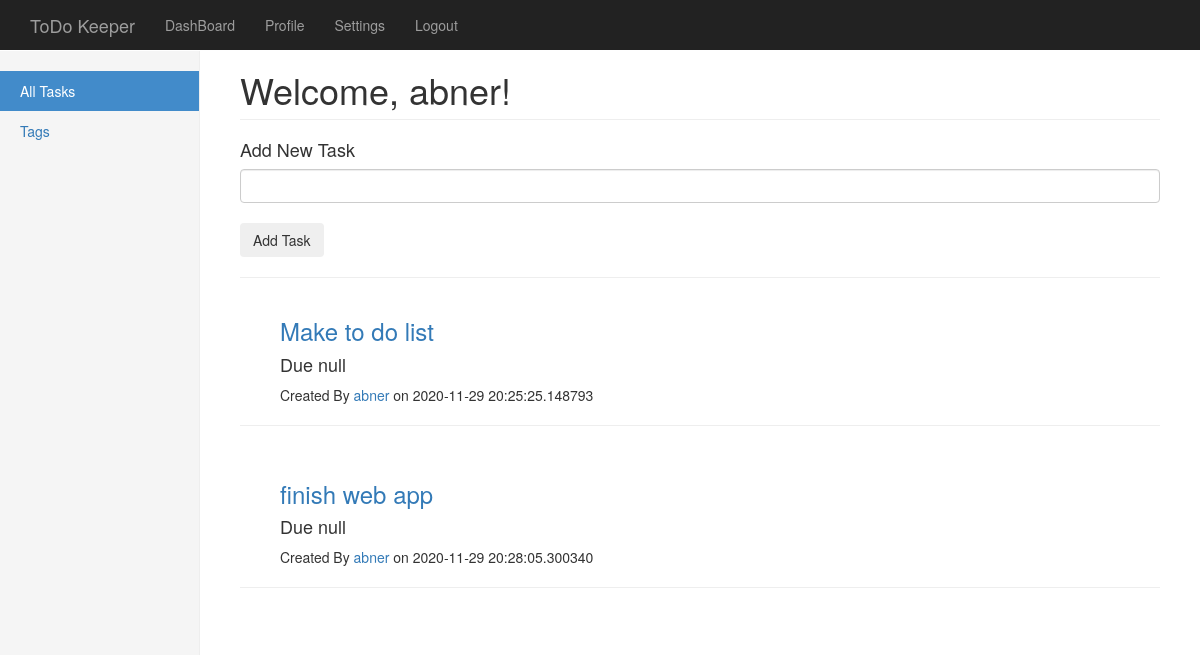
Page /dashboard (signed in) on the earlier database version.
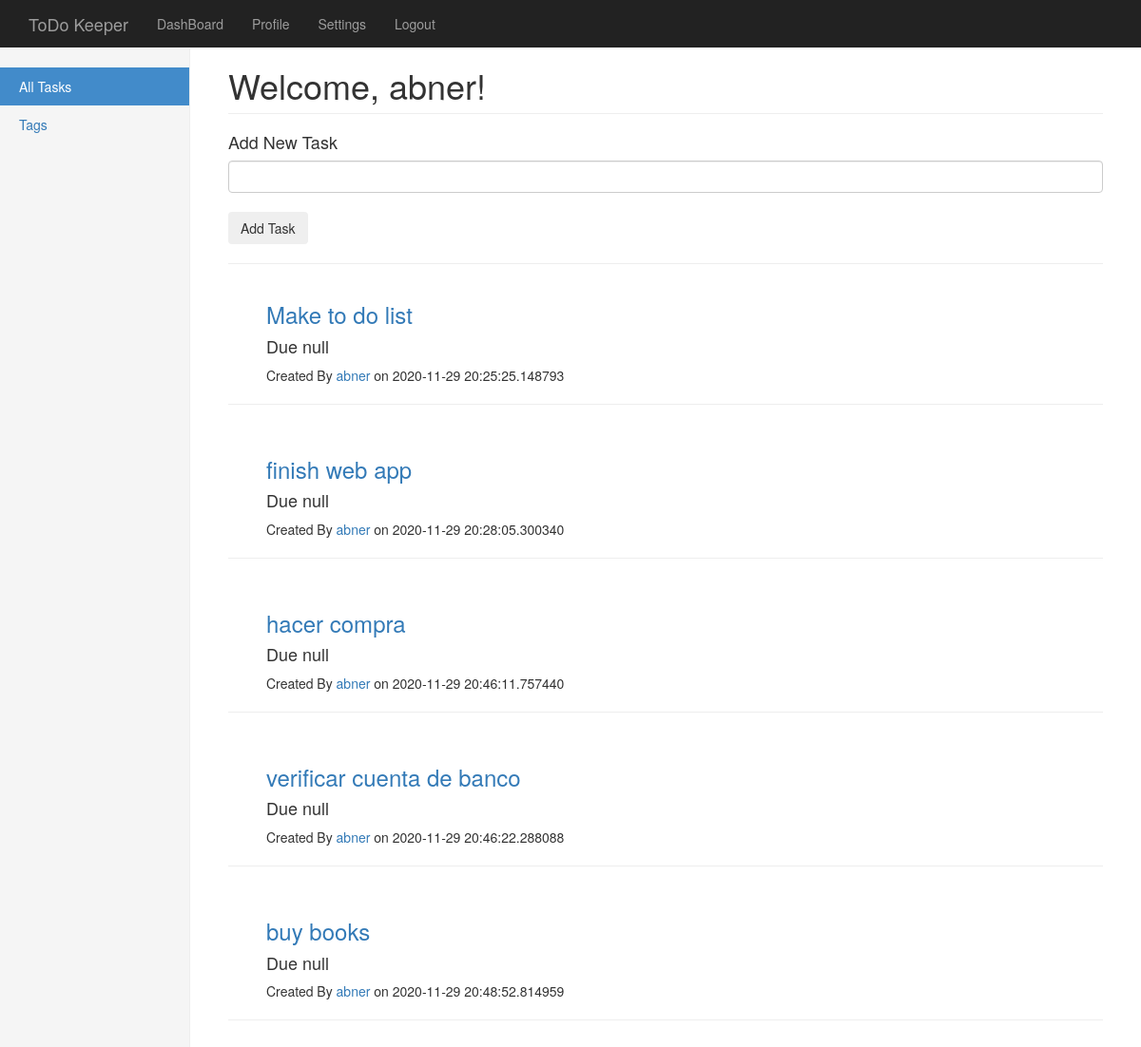
Same page on the later database version.
### app.py (models this page shows, shortened)
class User(UserMixin,db.Model): #Add UserMixin to DataBase Model
    id = db.Column(db.Integer, primary_key=True)
    username = db.Column(db.String(15), unique=True, nullable=False)
    email = db.Column(db.String(50), unique=True, nullable=False)
    password = db.Column(db.String(80),nullable=False)
    image_file = db.Column(db.String(20), nullable=False, default='default.jpg')
    tasks = db.relationship('Task',backref='creatorOfTask',lazy=True)

class Task(db.Model):
    id = db.Column(db.Integer, primary_key=True)
    text = db.Column(db.String(150),nullable=False)
    date_posted = db.Column(db.DateTime, nullable=False, default=datetime.utcnow)
    user_id = db.Column(db.Integer, db.ForeignKey('user.id'), nullable=False)

### app.py (the view, shortened to what this page needs)
@app.route('/dashboard', methods=['GET','POST'])
@login_required
def dashboard():
    form = TaskForm()
    userStatus = current_user.is_active
    return render_template('dashboard.html',userStatus=userStatus,tasks=current_user.tasks,name=current_user.username ,form=form)

### forms.py
class TaskForm(FlaskForm):
    text = StringField('Task', validators=[DataRequired(),InputRequired(), Length(max=150)])
    submit = SubmitField('Add Task')

### app.py (called while the page is built)
@login_manager.user_loader
def load_user(user_id):
        return User.query.get(int(user_id))

### templates/dashboard.html (shortened to what this page needs)
{% extends "index.html" %}
{% import "bootstrap/wtf.html" as wtf %}
{% block styles %}
{{super()}}
<link rel="stylesheet" href="{{url_for('.static', filename='dashboard.css')}}">
{% endblock %}
{% block content %}
    <div class="container-fluid">
      <div class="row">
        <div class="col-sm-3 col-md-2 sidebar">
          <ul class="nav nav-sidebar">
            <li class="active"><a href="/dashboard">All Tasks<span class="sr-only">(current)</span></a></li>
            <li><a href="/dashboard">Tags</a></li>
          </ul>
        </div>
        <div class="col-sm-9 col-sm-offset-3 col-md-10 col-md-offset-2 main">
          <h1 class="page-header">Welcome, {{ name }}!</h1>
          <form class="form-signin" method="POST" action="/dashboard">
            <h4 class="form-signin-heading">Add New Task</h4>
            {{form.text(class_="form-control")}}
            <br>
            <button class="btn btn-light" type="submit">Add Task</button>
          </form>
          <hr>
          {% for task in tasks %}
            <article class="media content-section ">
              <div class="media-body border">
                <ul>
                  <h3><a class="article-title" href="/dashboard/task?taskid={{task.id}}">{{ task.text }}</a>&#9;<h4> Due null</h4></h3>
                  <p>Created By <a href="/dashboard/profile">{{ task.creatorOfTask.username }}</a> on {{ task.date_posted }}</p>
                </ul>
                <hr>
              </div>
            </article>
          {% endfor %}
        </div>
      </div>
    </div>
{% endblock %}

### templates/index.html (shortened to what this page needs)
{% block doc -%}
<!DOCTYPE html>
<html{% block html_attribs %}{% endblock html_attribs %}>
{%- block html %}
  <head>
    {%- block head %}
      {%- block styles %}
      <link href="{{bootstrap_find_resource('css/bootstrap.css', cdn='bootstrap')}}" rel="stylesheet">
      {%- endblock styles %}
    {%- endblock head %}
  </head>
  <body{% block body_attribs %}{% endblock body_attribs %}>
    {% block body -%}
    {% block navbar %}
    <nav class="navbar navbar-inverse navbar-fixed-top">
      <div class="container">
        <div class="navbar-header">
          <a class="navbar-brand" href="#">ToDo Keeper</a>
        </div>
        <div id="navbar" class="collapse navbar-collapse">
          <ul class="nav navbar-nav">
            {% if userStatus %}
              <li><a href="{{ url_for('dashboard') }}">DashBoard</a></li>
              <li><a href="/dashboard/profile">Profile</a></li>
              <li><a href="/dashboard/settings">Settings</a></li>
              <li><a href="{{ url_for('logout') }}">Logout</a></li>
            {% else %}
              <li class="active"><a href="/dashboard">Home</a></li>
              <li><a href="{{ url_for('login') }}">Login</a></li>
              <li><a href="{{ url_for('signup') }}">Sign Up</a></li>
            {% endif %}
          </ul>
        </div>
      </div>
    </nav>
    {%- endblock navbar %}
    {% block content -%}
    {%- endblock content %}
    {%- endblock body %}
  </body>
{%- endblock html %}
</html>
{% endblock doc -%}

### static/dashboard.css (style rules this page uses)
body { padding-top: 50px; }
.navbar-fixed-top { border: 0; }
.sidebar { display: none; }
@media (min-width: 768px) { .sidebar { position: fixed; top: 51px; bottom: 0; left: 0; z-index: 1000; display: block; padding: 20px; overflow-x: hidden; overflow-y: auto; background-color: #f5f5f5; border-right: 1px solid #eee; } }
.nav-sidebar { margin-right: -21px; margin-bottom: 20px; margin-left: -20px; }
.nav-sidebar > li > a { padding-right: 20px; padding-left: 20px; }
.nav-sidebar > .active > a, .nav-sidebar > .active > a:hover, .nav-sidebar > .active > a:focus { color: #fff; background-color: #428bca; }
.main { padding: 20px; }
@media (min-width: 768px) { .main { padding-right: 40px; padding-left: 40px; } }
.main .page-header { margin-top: 0; }

Differences in the rows shown:
added Task: text "hacer compra", creatorOfTask.username "abner", date_posted "2020-11-29 20:46:11.757440"
added Task: text "verificar cuenta de banco", creatorOfTask.username "abner", date_posted "2020-11-29 20:46:22.288088"
added Task: text "buy books", creatorOfTask.username "abner", date_posted "2020-11-29 20:48:52.814959"
